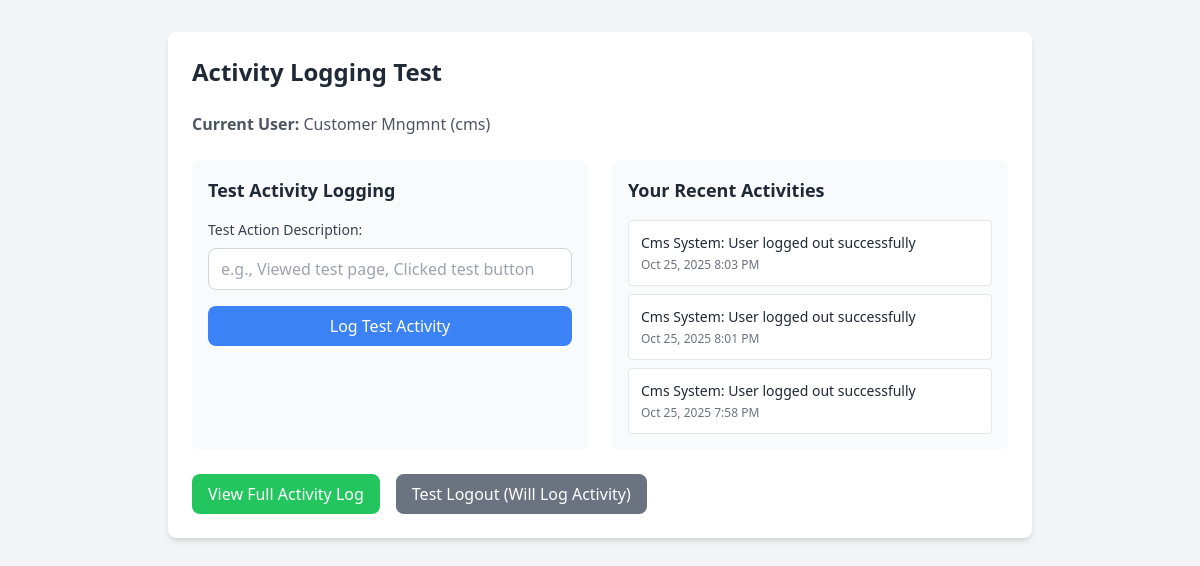
The app's page /test_activity_log.php (signed in) with its own data.
### tables this page shows
CREATE TABLE `user_activity_log` (
  `id` int(11) NOT NULL,
  `user_id` int(11) NOT NULL,
  `action_description` text NOT NULL,
  `timestamp` datetime NOT NULL DEFAULT current_timestamp()
);

### test_activity_log.php (the view, shortened to what this page needs)
<?php
require 'db_connect.php';
$stmt = $conn->prepare("
    SELECT ual.action_description, ual.timestamp, u.username, u.role
    FROM user_activity_log ual
    JOIN users u ON ual.user_id = u.id
    WHERE ual.user_id = ?
    ORDER BY ual.timestamp DESC
    LIMIT 10
");
$stmt->bind_param("i", $_SESSION['user_id']);
$stmt->execute();
$activities = $stmt->get_result()->fetch_all(MYSQLI_ASSOC);
?>
<!DOCTYPE html>
<html lang="en">
<head>
    <script src="https://cdn.tailwindcss.com"></script>
</head>
<body class="bg-gray-100 min-h-screen py-8">
    <div class="max-w-4xl mx-auto px-4">
        <div class="bg-white rounded-lg shadow-md p-6">
            <h1 class="text-2xl font-bold text-gray-800 mb-6">Activity Logging Test</h1>
            <div class="mb-6">
                <p class="text-gray-600 mb-4">
                    <strong>Current User:</strong> <?php echo htmlspecialchars($_SESSION['username']); ?>
                    (<?php echo htmlspecialchars($_SESSION['role']); ?>)
                </p>
            </div>
            <div class="grid grid-cols-1 md:grid-cols-2 gap-6">
                <div class="bg-gray-50 rounded-lg p-4">
                    <h2 class="text-lg font-semibold text-gray-800 mb-4">Test Activity Logging</h2>
                    <form method="POST" class="space-y-4">
                        <div>
                            <label for="test_action" class="block text-sm font-medium text-gray-700 mb-2">
                                Test Action Description:
                            </label>
                            <input
                                type="text"
                                id="test_action"
                                name="test_action"
                                placeholder="e.g., Viewed test page, Clicked test button"
                                class="w-full px-3 py-2 border border-gray-300 rounded-lg focus:outline-none focus:ring-2 focus:ring-blue-500"
                                required
                            >
                        </div>
                        <button
                            type="submit"
                            class="w-full bg-blue-500 hover:bg-blue-600 text-white font-medium py-2 px-4 rounded-lg transition-colors"
                        >
                            Log Test Activity
                        </button>
                    </form>
                </div>
                <div class="bg-gray-50 rounded-lg p-4">
                    <h2 class="text-lg font-semibold text-gray-800 mb-4">Your Recent Activities</h2>
                    <div class="space-y-2 max-h-64 overflow-y-auto">
                        <?php if (!empty($activities)): ?>
                            <?php foreach ($activities as $activity): ?>
                                <div class="bg-white rounded border p-3">
                                    <p class="text-sm font-medium text-gray-800">
                                        <?php echo htmlspecialchars($activity['action_description']); ?>
                                    </p>
                                    <p class="text-xs text-gray-500 mt-1">
                                        <?php echo date('M d, Y g:i A', strtotime($activity['timestamp'])); ?>
                                    </p>
                                </div>
                            <?php endforeach; ?>
                        <?php else: ?>
                            <p class="text-gray-500 text-sm">No activities found.</p>
                        <?php endif; ?>
                    </div>
                </div>
            </div>
            <div class="mt-6 flex gap-4">
                <a href="admin_portal/user_activity_log.php" class="bg-green-500 hover:bg-green-600 text-white font-medium py-2 px-4 rounded-lg transition-colors">
                    View Full Activity Log
                </a>
                <a href="logout.php" class="bg-gray-500 hover:bg-gray-600 text-white font-medium py-2 px-4 rounded-lg transition-colors">
                    Test Logout (Will Log Activity)
                </a>
            </div>
        </div>
    </div>
</body>
</html>

### records on screen
user_activity_log: action_description "Cms System: User logged out successfully", timestamp "Oct 25, 2025 8:03 PM"
user_activity_log: action_description "Cms System: User logged out successfully", timestamp "Oct 25, 2025 8:01 PM"
user_activity_log: action_description "Cms System: User logged out successfully", timestamp "Oct 25, 2025 7:58 PM"

### other values on screen
$_SESSION['username'] "Customer Mngmnt"
$_SESSION['role'] "cms"
